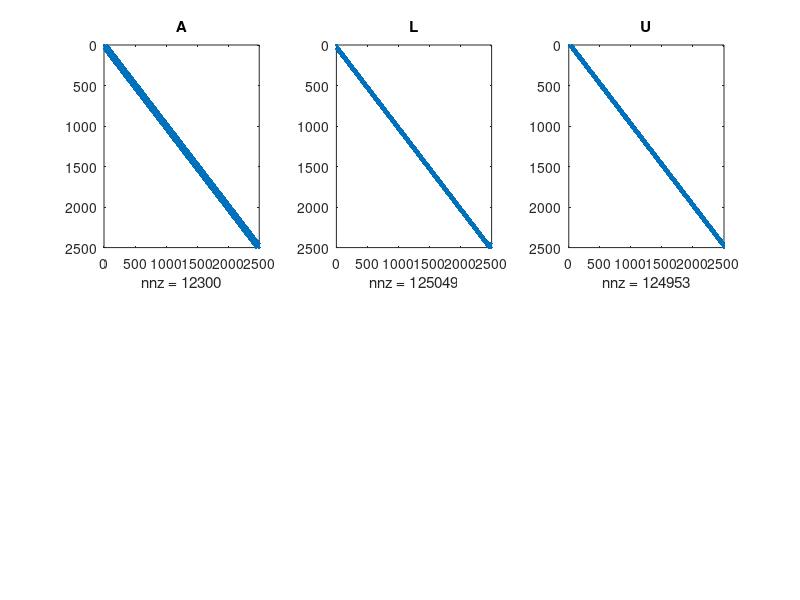

Reproduce this figure in MATLAB. (Note: this script raises an error after producing the figure.)
function hw04p01_ref

DRIVER1

return

%%%%%%%%%%%%%%%%%%%%%%%%%%%%%%%%%%%%%%%%%%%%%%%%%%%%%%%%%%%%%%%%%%%%%%%%%%%
% This function builds the matrix A that results from discretization of the
% Poisson equation on a square using an (n+2) x (n+2) uniform grid, and the
% standard five-point finite difference stencil. Zero Dirichlet data is
% assumed, resulting in an N x N matrix, where N = n^2. 
% 
% Once the matrix is formed, LU factorization is performed using first
% standard column wise ordering, and second the ordering resulting from the
% Matlab routine "dissect".
%%%%%%%%%%%%%%%%%%%%%%%%%%%%%%%%%%%%%%%%%%%%%%%%%%%%%%%%%%%%%%%%%%%%%%%%%%%

function DRIVER1

n = 50;
I = speye(n,n);
E = sparse(2:n,1:n-1,1,n,n);
D = E+E'-2*I;
A = kron(D,I)+kron(I,D);

tic
[L,U] = lu(A);
fprintf(1,'Time for LU on original matrix = %0.3f\n',toc)

figure(1)
subplot(2,3,1)
spy(A)
title('A')
subplot(2,3,2)
spy(L)
title('L')
subplot(2,3,3)
spy(U)
title('U')


tic
J = dissect(A);
fprintf(1,'Time to determine ND ordering = %0.3f\n',toc)
tic
[L,U] = lu(A(J,J));
fprintf(1,'Time for LU on matrix in ND ordering = %0.3f\n',toc)

subplot(2,3,4)
spy(A(J,J))
subplot(2,3,5)
spy(L)
subplot(2,3,6)
spy(U)

return

%%%%%%%%%%%%%%%%%%%%%%%%%%%%%%%%%%%%%%%%%%%%%%%%%%%%%%%%%%%%%%%%%%%%%%%%%%%
